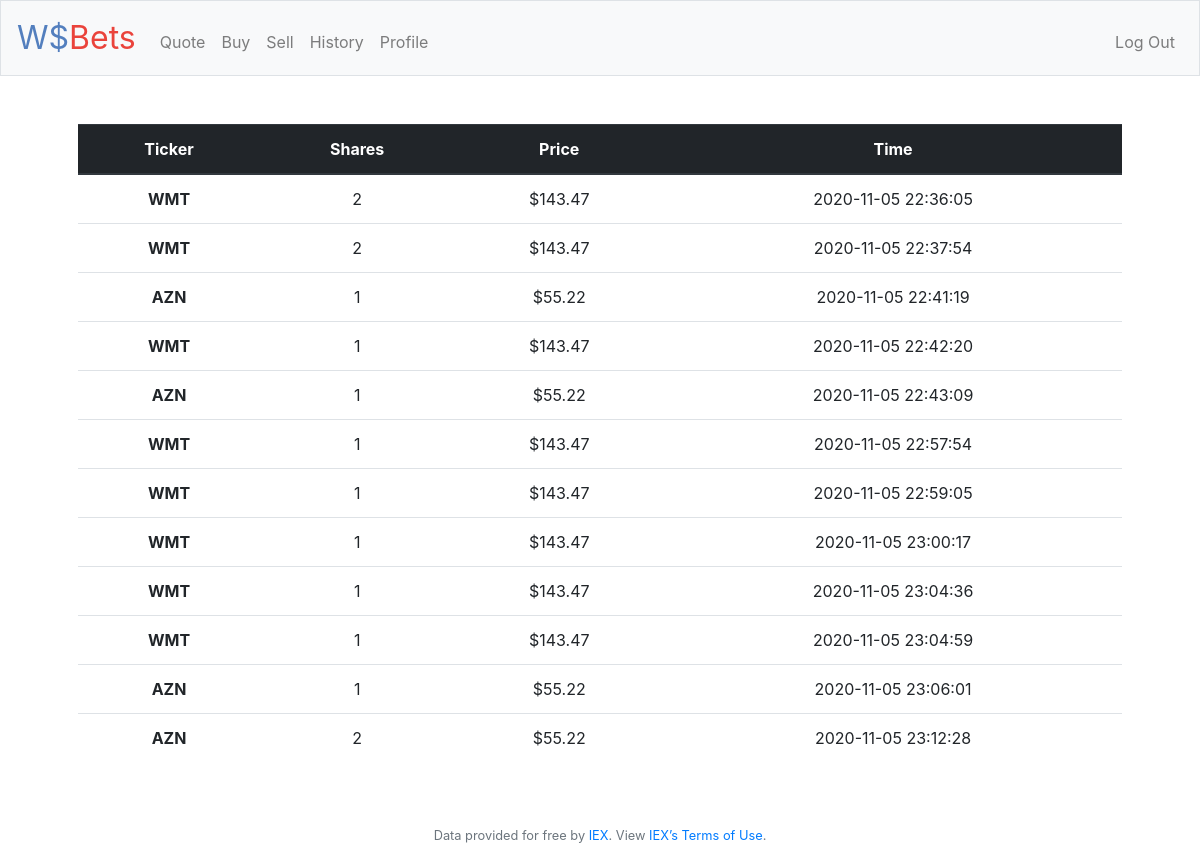
Screenshot of /history (signed in) with the database file from the repository.
### tables this page shows
CREATE TABLE 'orders' ('orderid' integer PRIMARY KEY AUTOINCREMENT NOT NULL, 'userid' text NOT NULL, 'symbol' text NOT NULL, 'quantity' integer NOT NULL, 'timestamp' timestamp DEFAULT CURRENT_TIMESTAMP, 'price'  double precision NOT NULL  );

### application.py (the view)
@app.route("/history")
@login_required
def history():
    userid = session["user_id"]
    rows = db.execute("SELECT * FROM users WHERE id = :userid",userid=userid)
    cash =rows[0]["cash"]
    username =rows[0]["username"]
    rowsTwo = db.execute("SELECT * FROM orders WHERE userid = :userid", userid=username)
    return render_template("history.html", rowsTwo=rowsTwo)

### application.py (called while the page is built)
@app.after_request
def after_request(response):
    response.headers["Cache-Control"] = "no-cache, no-store, must-revalidate"
    response.headers["Expires"] = 0
    response.headers["Pragma"] = "no-cache"
    return response

### helpers.py (called while the page is built)
def login_required(f):
    @wraps(f)
    def decorated_function(*args, **kwargs):
        if session.get("user_id") is None:
            return redirect("/login")
        return f(*args, **kwargs)
    return decorated_function

### templates/history.html (shortened to what this page needs)
{% extends "layout.html" %}
{% block main %}
   <table class="table">
  <thead class="thead-dark">
    <tr>
      <th scope="col">Ticker</th>
      <th scope="col">Shares</th>
      <th scope="col">Price</th>
      <th scope="col">Time</th>
    </tr>
  </thead>
  <tbody>
      {% for row in rowsTwo %}
            <tr>
                <th scope="row">{{row["symbol"]}}</th>
                <td>{{row["quantity"]}}</td>
                <td>${{row["price"]}}</td>
                <td>{{row["timestamp"]}}</td>
            </tr>
      {% endfor %}
  </tbody>
</table>
{% endblock %}

### rows the page displays
orders: symbol "WMT", quantity "2", price "143.47", timestamp "2020-11-05 22:36:05"
orders: symbol "WMT", quantity "2", price "143.47", timestamp "2020-11-05 22:37:54"
orders: symbol "AZN", quantity "1", price "55.22", timestamp "2020-11-05 22:41:19"
orders: symbol "WMT", quantity "1", price "143.47", timestamp "2020-11-05 22:42:20"
orders: symbol "AZN", quantity "1", price "55.22", timestamp "2020-11-05 22:43:09"
orders: symbol "WMT", quantity "1", price "143.47", timestamp "2020-11-05 22:57:54"
orders: symbol "WMT", quantity "1", price "143.47", timestamp "2020-11-05 22:59:05"
orders: symbol "WMT", quantity "1", price "143.47", timestamp "2020-11-05 23:00:17"
orders: symbol "WMT", quantity "1", price "143.47", timestamp "2020-11-05 23:04:36"
orders: symbol "WMT", quantity "1", price "143.47", timestamp "2020-11-05 23:04:59"
orders: symbol "AZN", quantity "1", price "55.22", timestamp "2020-11-05 23:06:01"
orders: symbol "AZN", quantity "2", price "55.22", timestamp "2020-11-05 23:12:28"
